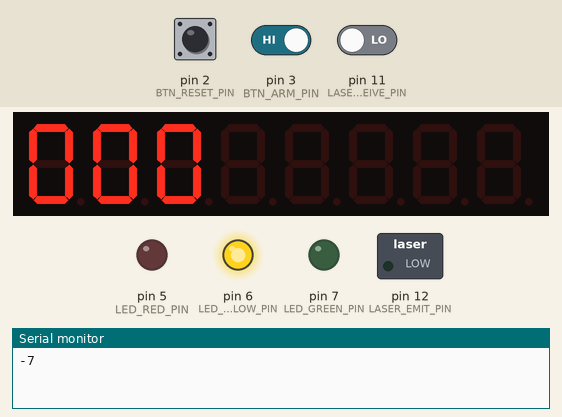
This program was run on a simulated Arduino Uno, built with avr-gcc and run on an emulated ATmega328P. Shown: 8-digit seven-segment display, switched loads named in the program (green lamp = pin HIGH), output pins drawn as LEDs (lit = HIGH), the last lines printed to the serial monitor. Wiring (inferred from the names in the program): TM1638 display and keys: STB pin 8; clock pin 9; DIO pin 10. The test bench sets the inputs (shaded band); at power-on: pin 2 (BTN_RESET_PIN) LOW, pin 3 (BTN_ARM_PIN) HIGH, pin 11 (LASER_RECEIVE_PIN) LOW. Pins used as bus, display or sensor lines are not drawn.

Above: at 1.28 s.
1.3 s: pin 2 (BTN_RESET_PIN) pulled HIGH for 3.2 s
At 1.8 s:
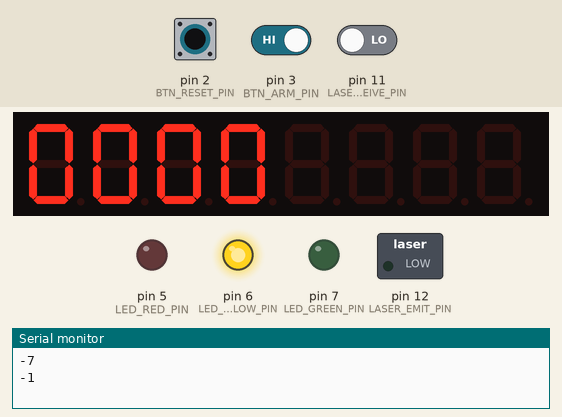
6.2 s: pin 2 (BTN_RESET_PIN) driven HIGH and pin 3 (BTN_ARM_PIN) driven LOW
At 6.7 s:
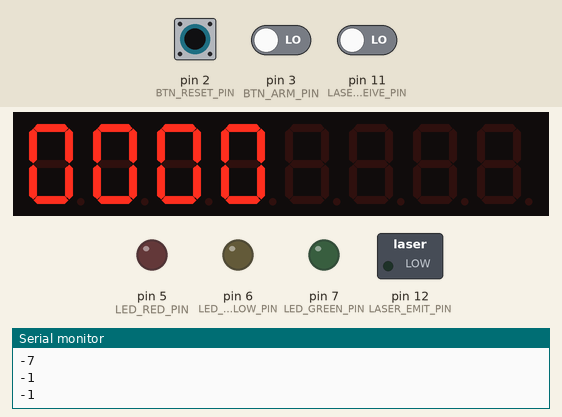
7.7 s: pin 3 (BTN_ARM_PIN) driven HIGH
At 8.5 s:
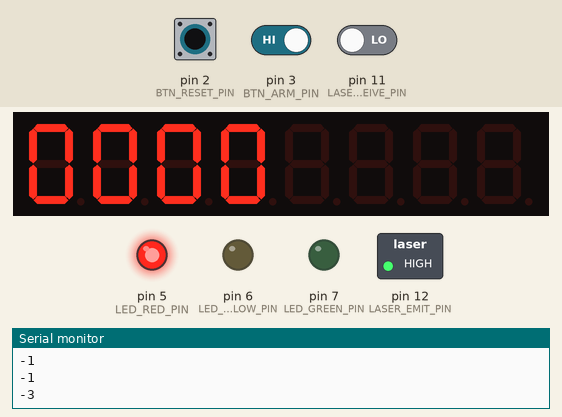
9.2 s: pin 11 (LASER_RECEIVE_PIN) driven HIGH
At 9.9 s:
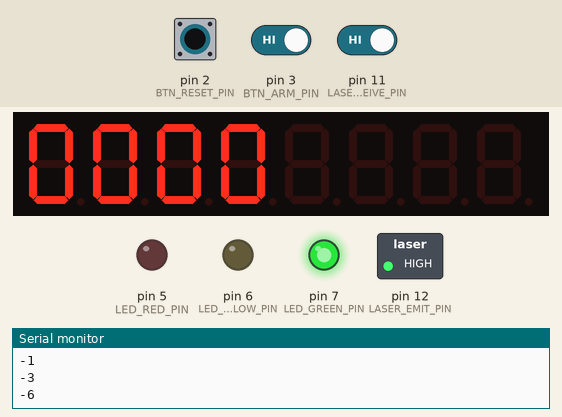
10.7 s: pin 2 (BTN_RESET_PIN) driven LOW
At 10.76 s:
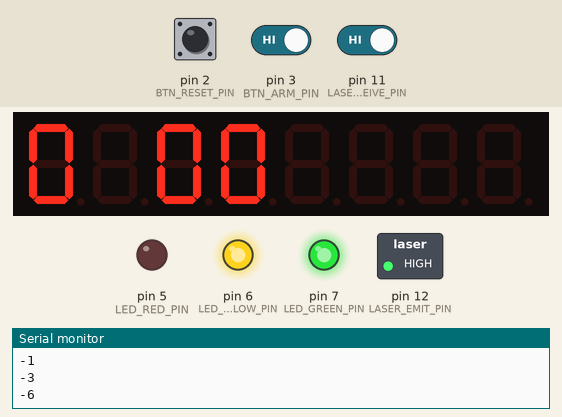
12.5 s: pin 2 (BTN_RESET_PIN) driven HIGH
At 13.2 s:
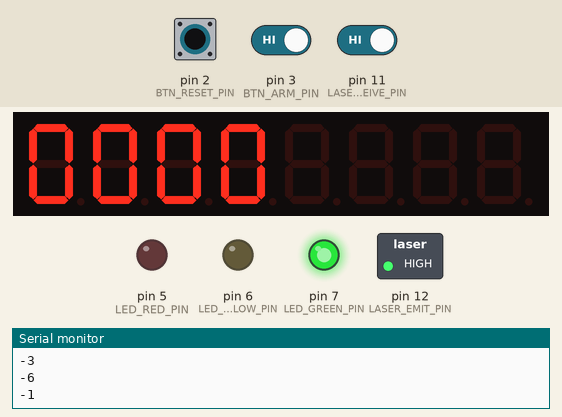
Timing chart, 0 to 15.0 s (numbered marks = the images above; inputs shaded):
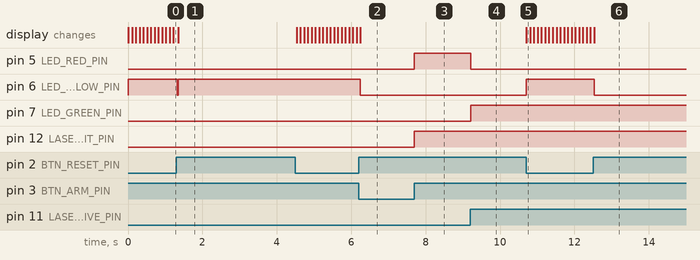

The program:

main.cpp
```cpp
/*
Ed Boiko
1/24/2020
----------
Portcullis is a little box that lives on a door and adds some unsophisticated security
to a room. Keep track of door accesses and/or attach your own callback process w/ the
provided python "driver" (coming soon).

Powered by Arduino & C++.
*/

#include <Arduino.h>

/*
If we want to keep track of this data on the other side of the serial port,
it may be easier with a delimiter. For this, we can use negative integers.
*/
#define RESET -1
#define WRAP -2
#define ARM -3
#define DISARM -4
#define OPEN -5
#define CLOSE -6
#define START -7

// Globals
// Pins as const unsigned 8-bit int
const uint8_t BTN_RESET_PIN{2};
const uint8_t BTN_ARM_PIN{3};
const uint8_t LED_RED_PIN{5};
const uint8_t LED_YELLOW_PIN{6};
const uint8_t LED_GREEN_PIN{7};
const uint8_t SEGMENT_STB_PIN{8};
const uint8_t SEGMENT_CLK_PIN{9};
const uint8_t SEGMENT_DIO_PIN{10};
const uint8_t LASER_RECEIVE_PIN{11};
const uint8_t LASER_EMIT_PIN{12};

// Counter & flags
unsigned short int counter{0};
bool reset = false;
bool armed = false;

// Hex data for segment display => LSBfirst
const uint8_t DIGITS[] = {
    0x3f, //0
    0x06, //1
    0x5b, //2
    0x4f, //3
    0x66, //4
    0x6d, //5
    0x7d, //6
    0x07, //7
    0x7f, //8
    0x6f  //9
};

/*
    A simple pattern we can shift and animate the display with,
    or a message of arbitrary length. Only 4 characters fit at once.
*/
uint8_t zero_roll[] = {
    0x00, // Off
    0x3F, // 0
    0x3F, // 0
    0x3F, // 0
};
const uint8_t MESSAGE_LENGTH = sizeof(zero_roll) / sizeof(*zero_roll);

void roll_message(uint8_t message[], const uint8_t length) {
    /*
        Array shifter for zero_roll. This lets the segment display "scroll" a
        message longer than 4 characters.
    */

    int temp = message[0];

    for (int i = 0; i < length-1; i++) {
        message[i] = message[i+1];
    }

    message[length-1] = temp;

}

void display_counter() {
    /*
        https://i.imgur.com/vsRpUjp.png
        https://retrocip.cz/files/tm1638.pdf
        Updates a 4-bit, 7-segment LED display (TM1638):
        Place values are individually calculated & indexed from const global array DIGITS.
        Data is shifted out least significant bit first.
    */

    digitalWrite(SEGMENT_STB_PIN, LOW);
    shiftOut(SEGMENT_DIO_PIN, SEGMENT_CLK_PIN, LSBFIRST, 0xc0);

    shiftOut(SEGMENT_DIO_PIN, SEGMENT_CLK_PIN, LSBFIRST, DIGITS[counter/1000%10]);
    shiftOut(SEGMENT_DIO_PIN, SEGMENT_CLK_PIN, LSBFIRST, 0x00);
    shiftOut(SEGMENT_DIO_PIN, SEGMENT_CLK_PIN, LSBFIRST, DIGITS[counter/100%10]);
    shiftOut(SEGMENT_DIO_PIN, SEGMENT_CLK_PIN, LSBFIRST, 0x00);
    shiftOut(SEGMENT_DIO_PIN, SEGMENT_CLK_PIN, LSBFIRST, DIGITS[counter/10%10]);
    shiftOut(SEGMENT_DIO_PIN, SEGMENT_CLK_PIN, LSBFIRST, 0x00);
    shiftOut(SEGMENT_DIO_PIN, SEGMENT_CLK_PIN, LSBFIRST, DIGITS[counter%10]);
    shiftOut(SEGMENT_DIO_PIN, SEGMENT_CLK_PIN, LSBFIRST, 0x00);

    digitalWrite(SEGMENT_STB_PIN, HIGH);
}

void display_counter(uint8_t message[]) {
    // Overloaded for message argument

    digitalWrite(SEGMENT_STB_PIN, LOW);
    shiftOut(SEGMENT_DIO_PIN, SEGMENT_CLK_PIN, LSBFIRST, 0xc0);

    shiftOut(SEGMENT_DIO_PIN, SEGMENT_CLK_PIN, LSBFIRST, message[0]);
    shiftOut(SEGMENT_DIO_PIN, SEGMENT_CLK_PIN, LSBFIRST, 0x00);
    shiftOut(SEGMENT_DIO_PIN, SEGMENT_CLK_PIN, LSBFIRST, message[1]);
    shiftOut(SEGMENT_DIO_PIN, SEGMENT_CLK_PIN, LSBFIRST, 0x00);
    shiftOut(SEGMENT_DIO_PIN, SEGMENT_CLK_PIN, LSBFIRST, message[2]);
    shiftOut(SEGMENT_DIO_PIN, SEGMENT_CLK_PIN, LSBFIRST, 0x00);
    shiftOut(SEGMENT_DIO_PIN, SEGMENT_CLK_PIN, LSBFIRST, message[3]);
    shiftOut(SEGMENT_DIO_PIN, SEGMENT_CLK_PIN, LSBFIRST, 0x00);

    digitalWrite(SEGMENT_STB_PIN, HIGH);
}

void wrap_counter() {
    // Max supported int for the 4-bit 7-segment LED is 9999, wrap to 1 if we exceed.

    if (counter > 9999) {
        Serial.println(WRAP);
        counter = 1;
        Serial.println(counter);
    }
}

void set_reset() {
    /*
        Runs at least once per mainloop, checking if the user reset the counter.
        If the reset button got pressed, block while it's depressed & set counter
        back to 0 after the button is released. bool reset is set to true, so we
        don't increment the counter if we reset while armed.
    */

    if (digitalRead(BTN_RESET_PIN) == LOW) {
        delay(10); //Not perfect but easier than writing a debounce for now.
        while (digitalRead(BTN_RESET_PIN) == LOW) {
            // yellow LED on
            digitalWrite(LED_YELLOW_PIN, HIGH);
            // shift message array by 1
            roll_message(zero_roll, MESSAGE_LENGTH);
            // display first four chars in message aray
            display_counter(zero_roll);
            // delay so we can watch it scroll while the button is down
            delay(100);
        }
        digitalWrite(LED_YELLOW_PIN, LOW);
        reset = true;
        counter = 0;
        Serial.println(RESET);
        /*
        Probably the coolest line in the whole program, though useless in the context
        of the mainloop. This is included for use in read_laser(), where we use it to
        break the while conditional and fall back into loop().
        Comment the line below, compile + upload, and notice the counter works almost
        correctly, but not quite. We're reset for that cycle, so we're not going to
        begin counting until the next cycle comes and bool reset is set back to false.
        We'll blink the laser off so we don't meet the conditional anymore, which lets
        the counter seamlessly resume next cycle no matter what. Without a delay, this
        happens remarkably quick and isn't noticeable to the eye- how fascinating.
        */
        digitalWrite(LASER_EMIT_PIN, LOW);
    }
}

void set_armed() {
    /*
        Pause & resume behavior:
        If the arm button got pressed, block while it's depressed & flip bool armed
        after release. Laser emitter & yellow LED pins are written accordingly.
    */

    if (digitalRead(BTN_ARM_PIN) == LOW) {
        delay(10); //see set_reset()
        while (digitalRead(BTN_ARM_PIN) == LOW);
        armed = !armed;
        (armed) ? Serial.println(ARM) : Serial.println(DISARM);
    }

    if (armed) {
        digitalWrite(LED_YELLOW_PIN, LOW);
        digitalWrite(LASER_EMIT_PIN, HIGH);
    } else {
        digitalWrite(LED_YELLOW_PIN, HIGH);
        digitalWrite(LASER_EMIT_PIN, LOW);
    }
}

void read_laser() {
    /*
        Monitor the laser:
        (1) If we're not armed, red LED off / green LED off.

        (2) If we're armed & not receiving the laser, red LED on / green LED off.

        (3) If we're armed & receiving the laser, red LED off / green LED on.
            Now we're blocking, and we have two ways out of this loop:
            1. The arm button is pressed and bool armed is flipped.
            2. The beam is discontinued.

            Otherwise, we'll remain in this loop while we're armed and the beam
            is unbroken. From here, the counter can be reset without a subsequent
            iteration, and we'll just update the display accordingly if that occurs.

        (4) If our booleans are in the right place, we'll update the counter & push
            that data over COM.
    */

    reset = false;

    // (2)
    if (digitalRead(LASER_RECEIVE_PIN) == LOW && armed) {
        digitalWrite(LED_GREEN_PIN, LOW);
        digitalWrite(LED_RED_PIN, HIGH);

    // (3)
    } else if (digitalRead(LASER_RECEIVE_PIN) == HIGH && armed) {
        digitalWrite(LED_GREEN_PIN, HIGH);
        digitalWrite(LED_RED_PIN, LOW);
        Serial.println(CLOSE);
        while (digitalRead(LASER_RECEIVE_PIN) == HIGH && armed) {
            set_armed();
            set_reset();
            display_counter();
        }

        // (4)
        if (!reset && armed) {
            ++counter;
            Serial.println(OPEN);
            if (counter <= 9999) {
                Serial.println(counter);
            }
        }

    // (1)
    } else if (!armed) {
        digitalWrite(LED_GREEN_PIN, LOW);
        digitalWrite(LED_RED_PIN, LOW);
    }
}

void activate_display() {
    // Enable segment display from setup()
    digitalWrite(SEGMENT_STB_PIN, LOW);
    shiftOut(SEGMENT_DIO_PIN, SEGMENT_CLK_PIN, LSBFIRST, 0x8f);
    digitalWrite(SEGMENT_STB_PIN, HIGH);
}

void setup() {
    // Digital I/O pin modes:
    pinMode(BTN_RESET_PIN, INPUT);
    pinMode(BTN_ARM_PIN, INPUT);
    pinMode(LED_RED_PIN, OUTPUT);
    pinMode(LED_YELLOW_PIN, OUTPUT);
    pinMode(LED_GREEN_PIN, OUTPUT);
    pinMode(SEGMENT_STB_PIN, OUTPUT);
    pinMode(SEGMENT_CLK_PIN, OUTPUT);
    pinMode(SEGMENT_DIO_PIN, OUTPUT);
    pinMode(LASER_RECEIVE_PIN, INPUT);
    pinMode(LASER_EMIT_PIN, OUTPUT);
    // Enable segment display
    activate_display();
    // Enable COM @ low baudrate
    Serial.begin(9600);
    Serial.println(START);
}

void loop() {
    // Arduino's mainloop
    set_armed();
    set_reset();
    read_laser();
    wrap_counter();
    display_counter();
    delay(25);
}
```

Measured:
- after the input at 1.3 s, pin 6 (LED_YELLOW_PIN): HIGH → LOW at once, → HIGH 0.03 s later
- after the input at 6.2 s, pin 6 (LED_YELLOW_PIN): HIGH → LOW after 0.05 s
- after the input at 7.7 s, pin 5 (LED_RED_PIN), pin 12 (LASER_EMIT_PIN): LOW → HIGH at once
- after the input at 9.2 s, pin 5 (LED_RED_PIN): HIGH → LOW at once; pin 7 (LED_GREEN_PIN): LOW → HIGH at once
- after the input at 10.7 s, pin 6 (LED_YELLOW_PIN): LOW → HIGH at once; the display: changes at once (image 5)
- after the input at 12.5 s, pin 6 (LED_YELLOW_PIN): HIGH → LOW at once
